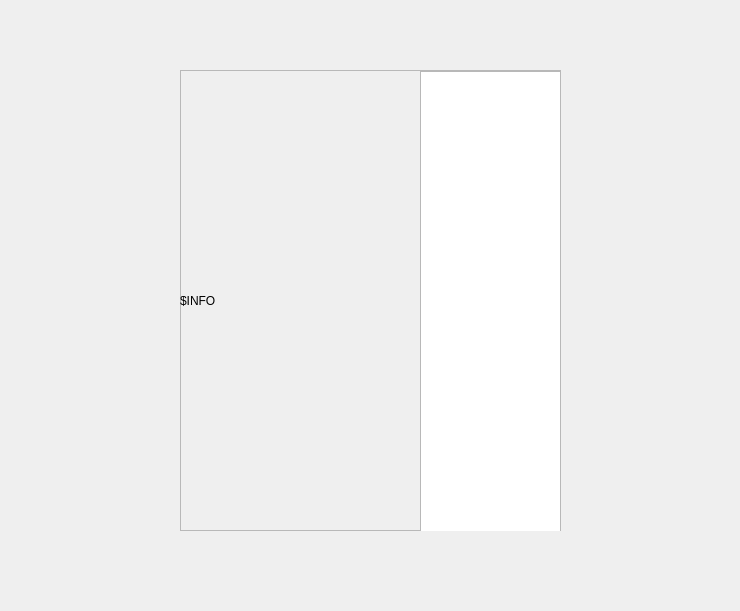
<?xml version="1.0" encoding="UTF-8"?>
<ui version="4.0">
 <class>Form</class>
 <widget class="QWidget" name="Form">
  <property name="geometry">
   <rect>
    <x>0</x>
    <y>0</y>
    <width>740</width>
    <height>611</height>
   </rect>
  </property>
  <property name="windowTitle">
   <string>Settings</string>
  </property>
  <widget class="QWidget" name="horizontalLayoutWidget">
   <property name="geometry">
    <rect>
     <x>180</x>
     <y>70</y>
     <width>381</width>
     <height>461</height>
    </rect>
   </property>
   <layout class="QHBoxLayout" name="horizontalLayout">
    <item>
     <widget class="QFrame" name="infoPanel">
      <property name="frameShape">
       <enum>QFrame::Shape::StyledPanel</enum>
      </property>
      <property name="frameShadow">
       <enum>QFrame::Shadow::Raised</enum>
      </property>
      <widget class="QLabel" name="infoLabel">
       <property name="geometry">
        <rect>
         <x>0</x>
         <y>0</y>
         <width>241</width>
         <height>461</height>
        </rect>
       </property>
       <property name="text">
        <string>$INFO</string>
       </property>
      </widget>
      <widget class="QTreeWidget" name="settingsList">
       <property name="geometry">
        <rect>
         <x>240</x>
         <y>1</y>
         <width>141</width>
         <height>461</height>
        </rect>
       </property>
       <property name="headerHidden">
        <bool>true</bool>
       </property>
       <column>
        <property name="text">
         <string notr="true">1</string>
        </property>
       </column>
      </widget>
     </widget>
    </item>
   </layout>
  </widget>
 </widget>
 <resources/>
 <connections/>
</ui>
